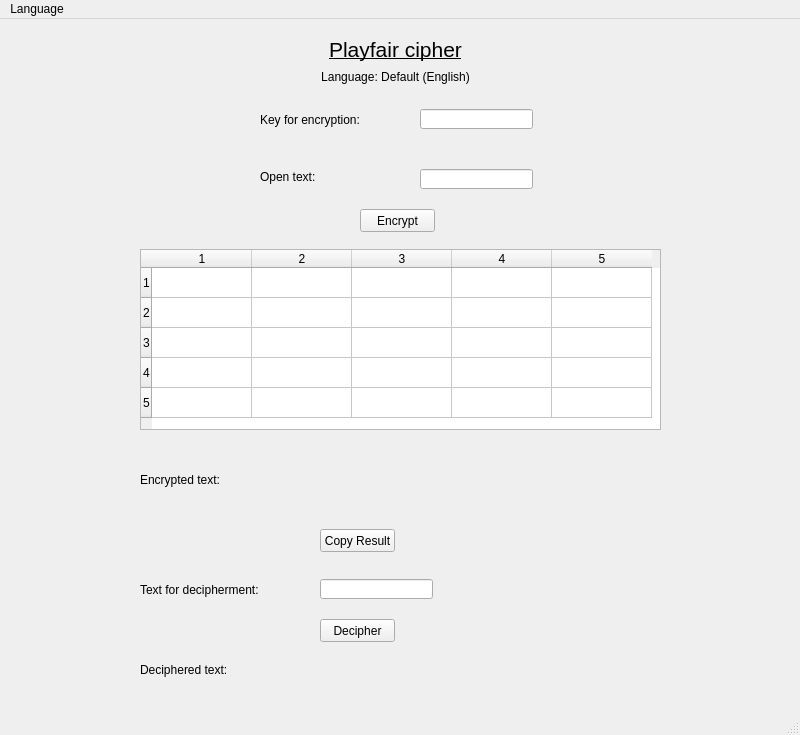
<?xml version="1.0" encoding="UTF-8"?>
<ui version="4.0">
 <class>MainWindow</class>
 <widget class="QMainWindow" name="MainWindow">
  <property name="geometry">
   <rect>
    <x>0</x>
    <y>0</y>
    <width>800</width>
    <height>735</height>
   </rect>
  </property>
  <property name="windowTitle">
   <string>MainWindow</string>
  </property>
  <widget class="QWidget" name="centralwidget">
   <widget class="QTableWidget" name="tableWithKey">
    <property name="geometry">
     <rect>
      <x>140</x>
      <y>230</y>
      <width>521</width>
      <height>181</height>
     </rect>
    </property>
    <property name="tabletTracking">
     <bool>false</bool>
    </property>
    <property name="layoutDirection">
     <enum>Qt::LeftToRight</enum>
    </property>
    <property name="rowCount">
     <number>5</number>
    </property>
    <property name="columnCount">
     <number>5</number>
    </property>
    <attribute name="verticalHeaderMinimumSectionSize">
     <number>23</number>
    </attribute>
    <row/>
    <row/>
    <row/>
    <row/>
    <row/>
    <column/>
    <column/>
    <column/>
    <column/>
    <column/>
    <item row="0" column="0">
     <property name="text">
      <string/>
     </property>
     <property name="textAlignment">
      <set>AlignCenter</set>
     </property>
    </item>
    <item row="0" column="1">
     <property name="text">
      <string/>
     </property>
     <property name="textAlignment">
      <set>AlignCenter</set>
     </property>
    </item>
    <item row="0" column="2">
     <property name="textAlignment">
      <set>AlignCenter</set>
     </property>
    </item>
    <item row="0" column="3">
     <property name="textAlignment">
      <set>AlignCenter</set>
     </property>
    </item>
    <item row="0" column="4">
     <property name="textAlignment">
      <set>AlignCenter</set>
     </property>
    </item>
    <item row="1" column="0">
     <property name="textAlignment">
      <set>AlignCenter</set>
     </property>
    </item>
    <item row="1" column="1">
     <property name="textAlignment">
      <set>AlignCenter</set>
     </property>
    </item>
    <item row="1" column="2">
     <property name="textAlignment">
      <set>AlignCenter</set>
     </property>
    </item>
    <item row="1" column="3">
     <property name="textAlignment">
      <set>AlignCenter</set>
     </property>
    </item>
    <item row="1" column="4">
     <property name="text">
      <string/>
     </property>
     <property name="textAlignment">
      <set>AlignCenter</set>
     </property>
    </item>
    <item row="2" column="0">
     <property name="textAlignment">
      <set>AlignCenter</set>
     </property>
    </item>
    <item row="2" column="1">
     <property name="textAlignment">
      <set>AlignCenter</set>
     </property>
    </item>
    <item row="2" column="2">
     <property name="textAlignment">
      <set>AlignCenter</set>
     </property>
    </item>
    <item row="2" column="3">
     <property name="textAlignment">
      <set>AlignCenter</set>
     </property>
    </item>
    <item row="2" column="4">
     <property name="textAlignment">
      <set>AlignCenter</set>
     </property>
    </item>
    <item row="3" column="0">
     <property name="textAlignment">
      <set>AlignCenter</set>
     </property>
    </item>
    <item row="3" column="1">
     <property name="textAlignment">
      <set>AlignCenter</set>
     </property>
    </item>
    <item row="3" column="2">
     <property name="textAlignment">
      <set>AlignCenter</set>
     </property>
    </item>
    <item row="3" column="3">
     <property name="textAlignment">
      <set>AlignCenter</set>
     </property>
    </item>
    <item row="3" column="4">
     <property name="textAlignment">
      <set>AlignCenter</set>
     </property>
    </item>
    <item row="4" column="0">
     <property name="textAlignment">
      <set>AlignCenter</set>
     </property>
    </item>
    <item row="4" column="1">
     <property name="textAlignment">
      <set>AlignCenter</set>
     </property>
    </item>
    <item row="4" column="2">
     <property name="textAlignment">
      <set>AlignCenter</set>
     </property>
    </item>
    <item row="4" column="3">
     <property name="textAlignment">
      <set>AlignCenter</set>
     </property>
    </item>
    <item row="4" column="4">
     <property name="textAlignment">
      <set>AlignCenter</set>
     </property>
    </item>
   </widget>
   <widget class="QLabel" name="title">
    <property name="geometry">
     <rect>
      <x>310</x>
      <y>10</y>
      <width>171</width>
      <height>41</height>
     </rect>
    </property>
    <property name="font">
     <font>
      <pointsize>16</pointsize>
      <underline>true</underline>
     </font>
    </property>
    <property name="text">
     <string>Playfair cipher</string>
    </property>
    <property name="alignment">
     <set>Qt::AlignCenter</set>
    </property>
   </widget>
   <widget class="QLabel" name="keyCipher_label">
    <property name="geometry">
     <rect>
      <x>260</x>
      <y>90</y>
      <width>101</width>
      <height>21</height>
     </rect>
    </property>
    <property name="text">
     <string>Key for encryption:</string>
    </property>
   </widget>
   <widget class="QLabel" name="openText_label">
    <property name="geometry">
     <rect>
      <x>260</x>
      <y>150</y>
      <width>61</width>
      <height>16</height>
     </rect>
    </property>
    <property name="text">
     <string>Open text:</string>
    </property>
   </widget>
   <widget class="QLineEdit" name="keyCipher_input">
    <property name="geometry">
     <rect>
      <x>420</x>
      <y>90</y>
      <width>113</width>
      <height>20</height>
     </rect>
    </property>
   </widget>
   <widget class="QLineEdit" name="openText_input">
    <property name="geometry">
     <rect>
      <x>420</x>
      <y>150</y>
      <width>113</width>
      <height>20</height>
     </rect>
    </property>
   </widget>
   <widget class="QLabel" name="encrypt_title">
    <property name="geometry">
     <rect>
      <x>140</x>
      <y>450</y>
      <width>81</width>
      <height>21</height>
     </rect>
    </property>
    <property name="text">
     <string>Encrypted text:</string>
    </property>
   </widget>
   <widget class="QLabel" name="encrypt_result">
    <property name="geometry">
     <rect>
      <x>320</x>
      <y>450</y>
      <width>281</width>
      <height>41</height>
     </rect>
    </property>
    <property name="text">
     <string/>
    </property>
   </widget>
   <widget class="QPushButton" name="encrypt_btn">
    <property name="geometry">
     <rect>
      <x>360</x>
      <y>190</y>
      <width>75</width>
      <height>23</height>
     </rect>
    </property>
    <property name="text">
     <string>Encrypt</string>
    </property>
   </widget>
   <widget class="QLineEdit" name="ST_input">
    <property name="geometry">
     <rect>
      <x>320</x>
      <y>560</y>
      <width>113</width>
      <height>20</height>
     </rect>
    </property>
   </widget>
   <widget class="QPushButton" name="copy_btn">
    <property name="geometry">
     <rect>
      <x>320</x>
      <y>510</y>
      <width>75</width>
      <height>23</height>
     </rect>
    </property>
    <property name="text">
     <string>Copy Result</string>
    </property>
   </widget>
   <widget class="QLabel" name="decip_label">
    <property name="geometry">
     <rect>
      <x>140</x>
      <y>560</y>
      <width>121</width>
      <height>21</height>
     </rect>
    </property>
    <property name="text">
     <string>Text for decipherment:</string>
    </property>
   </widget>
   <widget class="QLabel" name="decipher_title">
    <property name="geometry">
     <rect>
      <x>140</x>
      <y>640</y>
      <width>101</width>
      <height>21</height>
     </rect>
    </property>
    <property name="text">
     <string>Deciphered text:</string>
    </property>
   </widget>
   <widget class="QLabel" name="decipher_result">
    <property name="geometry">
     <rect>
      <x>320</x>
      <y>650</y>
      <width>291</width>
      <height>41</height>
     </rect>
    </property>
    <property name="text">
     <string/>
    </property>
   </widget>
   <widget class="QPushButton" name="decipher_btn">
    <property name="geometry">
     <rect>
      <x>320</x>
      <y>600</y>
      <width>75</width>
      <height>23</height>
     </rect>
    </property>
    <property name="text">
     <string>Decipher</string>
    </property>
   </widget>
   <widget class="QLabel" name="language_label">
    <property name="geometry">
     <rect>
      <x>320</x>
      <y>50</y>
      <width>151</width>
      <height>16</height>
     </rect>
    </property>
    <property name="text">
     <string>Language: Default (English)</string>
    </property>
    <property name="alignment">
     <set>Qt::AlignCenter</set>
    </property>
   </widget>
  </widget>
  <widget class="QMenuBar" name="menubar">
   <property name="geometry">
    <rect>
     <x>0</x>
     <y>0</y>
     <width>800</width>
     <height>21</height>
    </rect>
   </property>
   <widget class="QMenu" name="menuLanguage">
    <property name="title">
     <string>Language</string>
    </property>
    <addaction name="ENG"/>
    <addaction name="CZE"/>
   </widget>
   <addaction name="menuLanguage"/>
  </widget>
  <widget class="QStatusBar" name="statusbar"/>
  <action name="ENG">
   <property name="text">
    <string>English</string>
   </property>
  </action>
  <action name="CZE">
   <property name="text">
    <string>Czech</string>
   </property>
  </action>
 </widget>
 <resources/>
 <connections/>
</ui>
